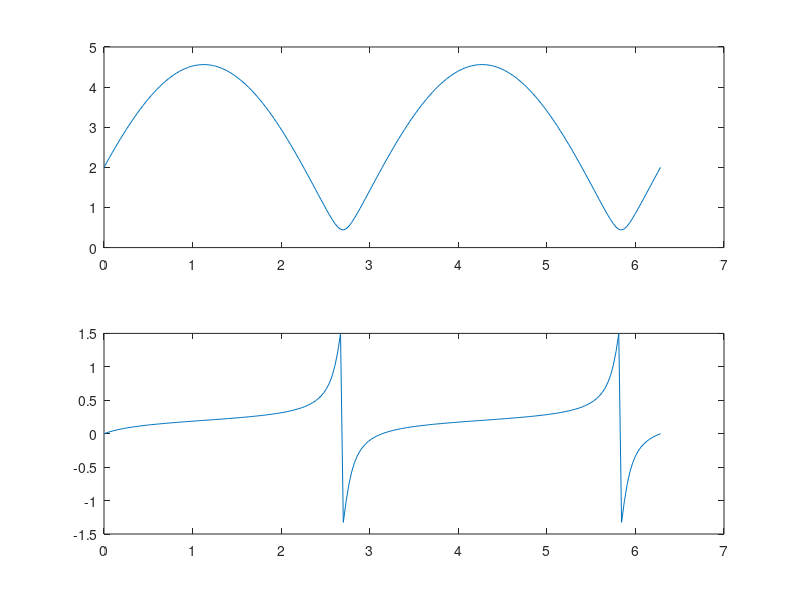

This chart was generated by the following MATLAB code:
% EE 263 Final Problem 4
close all; clear all;
% NOTES

Theta = 0:pi/100:2*pi;
A = [2 4; 0 1];

z = [];
x = [];
mag = [];
phase = [];
for i = 1:length(Theta),
    zi = [cos(Theta(i)); sin(Theta(i))]; z = [z zi];
    xi = A*zi; x = [x xi];
    magi = norm(xi); mag = [mag magi];
    phasei = atan(xi(2)/xi(1)); phase = [phase phasei];
end

subplot(211);
plot(Theta,mag);
subplot(212);
plot(Theta,phase);

[U,S,V] = svd(A);
